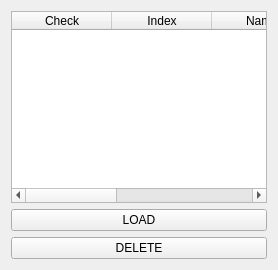
           <widget class="QWidget" name="tab_22">
            <attribute name="title">
             <string>Local File Parcing</string>
            </attribute>
            <layout class="QVBoxLayout" name="verticalLayout_8">
             <item>
              <widget class="QTableWidget" name="LogListView">
               <column>
                <property name="text">
                 <string>Check</string>
                </property>
               </column>
               <column>
                <property name="text">
                 <string>Index</string>
                </property>
               </column>
               <column>
                <property name="text">
                 <string>Name</string>
                </property>
               </column>
               <column>
                <property name="text">
                 <string>Type</string>
                </property>
               </column>
               <column>
                <property name="text">
                 <string>Path</string>
                </property>
               </column>
              </widget>
             </item>
             <item>
              <layout class="QVBoxLayout" name="verticalLayout">
               <item>
                <widget class="QPushButton" name="btnl_load">
                 <property name="sizePolicy">
                  <sizepolicy hsizetype="Minimum" vsizetype="Preferred">
                   <horstretch>0</horstretch>
                   <verstretch>0</verstretch>
                  </sizepolicy>
                 </property>
                 <property name="text">
                  <string>LOAD</string>
                 </property>
                </widget>
               </item>
               <item>
                <widget class="QPushButton" name="btn_delete">
                 <property name="sizePolicy">
                  <sizepolicy hsizetype="Minimum" vsizetype="Preferred">
                   <horstretch>0</horstretch>
                   <verstretch>0</verstretch>
                  </sizepolicy>
                 </property>
                 <property name="text">
                  <string>DELETE</string>
                 </property>
                </widget>
               </item>
              </layout>
             </item>
            </layout>
           </widget>
